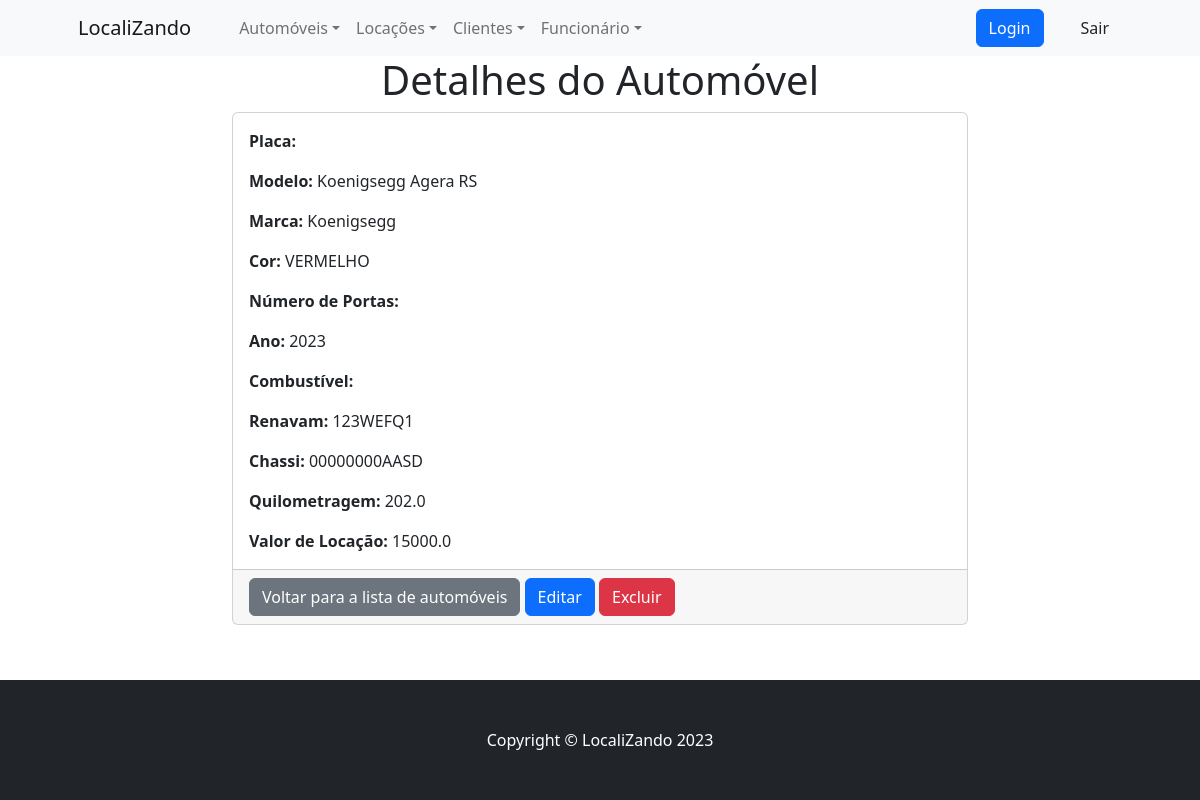
Screenshot of /automoveis/automoveis/1/ with the database file from the repository.
### automoveis/models.py (models this page shows, shortened)
class Automovel(models.Model):
    STATUS_CHOICES = (
        ('Disponível', 'Disponível'),
        ('Indisponível', 'Indisponível'),
    )
    COMBUSTIVEL_CHOICES = (
        ('Gasolina', 'Gasolina'), ('Flex', 'Flex'),
        ('Diesel', 'Diesel'), ('Híbrido/Elétrico', 'Híbrido/Elétrico'),
    )
    MARCA_CHOICES = (
        ('Mercedes - Benz', 'Mercedes - Benz'), ('Audi', 'Audi'),('BMW', 'BMW'),
        ('Volkswagen',  'Volkswagen'), ('Chevrolet', 'Chevrolet'), ('Renault', 'Renault'),
        ('Ford', 'Ford'), ('Toyota', 'Toyota'), ('Fiat', 'Fiat'), ('Hyundai', 'Hyundai'),
        ('Peugeot', 'Peugeot'), ('Lexus', 'Lexus'), ('Kia','Kia'), ('Citroën', 'Citroën'),
        ('Nissan', 'Nissan'), ('Mitsubishi', 'Mitsubishi'), ('Chery', 'Chery'),('Jeep', 'Jeep'),
    )
    CATEGORIA_CHOICES = (
        ('Utilitário Esportivo', 'Utilitário Esportivo'),
        ('Sedã', 'Sedã'), ('Conversível / Cupê', 'Conversível / Cupê'),
        ('Hatch', 'Hatch'), ('Picape', 'Picape'), ('Hibrido / Elétrico', 'Hibrido / Elétrico'),
        ('Van','Van'), ('Outro', 'Outro'),
    )
    NRO_PORTAS_CHOICES =(
        ('2', '2 Portas'),
        ('3', '3 Portas'),
        ('4', '4 Portas'),
        ('5', '5 Portas'), # Existe!
    )
    placa_automovel = models.CharField(max_length=15, unique=True, error_messages={'unique':"Já há um automóvel com esta placa!"}, null= False)
    cor = models.CharField(max_length=20)
    nro_portas = models.CharField(max_length=10, choices=NRO_PORTAS_CHOICES, null= False)
    marca = models.ForeignKey(MarcaAutomovel, on_delete=models.CASCADE)
    tipo_combustivel = models.CharField(max_length=50, choices=COMBUSTIVEL_CHOICES, null= False)
    quilometragem= models.FloatField()
    renavam= models.CharField(max_length=20, unique=True)
    valor_locacao = models.FloatField()
    modelo = models.ForeignKey(ModeloAutomovel, on_delete=models.CASCADE)
    ano = models.PositiveIntegerField()
    categoria = models.CharField(choices=CATEGORIA_CHOICES, max_length=50, null= False)
    status = models.CharField(max_length=12, choices=STATUS_CHOICES, default='Disponível')
    chassi = models.CharField(max_length=50, unique=True, default= '00000000')
    imagem = models.FileField(upload_to="")

class ModeloAutomovel(models.Model):
    marca = models.ForeignKey(MarcaAutomovel, on_delete=models.CASCADE)
    nome = models.CharField(max_length=100)
    def __str__(self):
        return f"{self.marca.nome} {self.nome}"

class MarcaAutomovel(models.Model):
    nome = models.CharField(max_length=100)
    def __str__(self):
        return self.nome

### automoveis/views.py (the view)
# urls.py: path('automoveis/<int:automovel_id>/', views.automovel_detail, name='automovel_detail'),
def automovel_detail(request, automovel_id):
    automovel = get_object_or_404(Automovel, id=automovel_id)
    return render(request, 'automovel_detail.html', {'automovel': automovel})

### automoveis/templates/automovel_detail.html (shortened to what this page needs)
{% extends 'base.html' %}
{% block content %}
<div class="container">
    <div class="row">
        <div class="col-md-8 offset-md-2">
            <h1 class="text-center">Detalhes do Automóvel</h1>
            <div class="card">
                <div class="card-body">
                    <p class="card-text"><strong>Placa:</strong> {{ automovel.placa }}</p>
                    <p class="card-text"><strong>Modelo:</strong> {{ automovel.modelo }}</p>
                    <p class="card-text"><strong>Marca:</strong> {{ automovel.marca }}</p>
                    <p class="card-text"><strong>Cor:</strong> {{ automovel.cor }}</p>
                    <p class="card-text"><strong>Número de Portas:</strong> {{ automovel.nr_portas }}</p>
                    <p class="card-text"><strong>Ano:</strong> {{ automovel.ano }}</p>
                    <p class="card-text"><strong>Combustível:</strong> {{ automovel.combustivel }}</p>
                    <p class="card-text"><strong>Renavam:</strong> {{ automovel.renavam }}</p>
                    <p class="card-text"><strong>Chassi:</strong> {{ automovel.chassi }}</p>
                    <p class="card-text"><strong>Quilometragem:</strong> {{ automovel.quilometragem }}</p>
                    <p class="card-text"><strong>Valor de Locação:</strong> {{ automovel.valor_locacao }}</p>
                </div>
                <div class="card-footer">
                    <a href="{% url 'automoveis:automovel_crud' %}" class="btn btn-secondary">Voltar para a lista de automóveis</a>
                    <a href="{% url 'automoveis:automovel_update' automovel.id %}" class="btn btn-primary">Editar</a>
                    <form method="post" action="{% url 'automoveis:automovel_confirm_delete' automovel.id %}" style="display: inline-block;">
                        <button type="submit" class="btn btn-danger">Excluir</button>
                    </form>
                </div>
            </div>
        </div>
    </div>
</div>
{% endblock %}

### rows the page displays
Automovel: modelo "Koenigsegg Agera RS", marca "Koenigsegg", cor "VERMELHO", ano "2023", renavam "123WEFQ1", chassi "00000000AASD", quilometragem "202.0", valor_locacao "15000.0"
